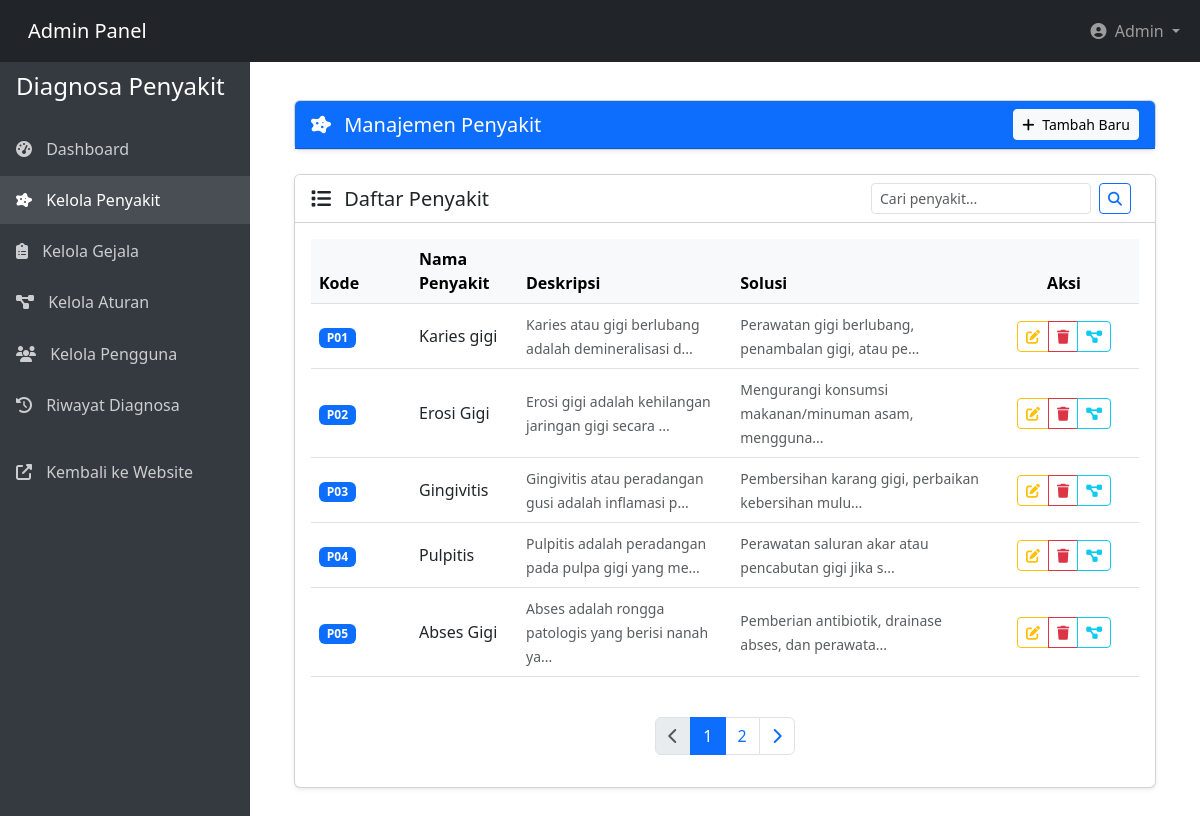
The page /admin/penyakit.php (signed in) on the database its author committed.
### tables this page shows
CREATE TABLE `penyakit` (
  `id` int NOT NULL,
  `kode_penyakit` varchar(10) NOT NULL,
  `nama_penyakit` varchar(100) NOT NULL,
  `deskripsi` text NOT NULL,
  `solusi` text NOT NULL
);

### admin/penyakit.php (the view, shortened to what this page needs)
<?php
require_once(__DIR__ . '/layout/header_layout.php');
$per_page = 5;
$page = isset($_GET['page']) ? (int)$_GET['page'] : 1;
$start = ($page > 1) ? ($page * $per_page) - $per_page : 0;
$total_query = "SELECT COUNT(*) as total FROM penyakit";
$total_result = mysqli_query($conn, $total_query);
$total_data = mysqli_fetch_assoc($total_result);
$total = $total_data['total'];
$pages = ceil($total / $per_page);
$query = "SELECT * FROM penyakit ORDER BY kode_penyakit LIMIT $start, $per_page";
$result = mysqli_query($conn, $query);
?>
<div class="container-fluid py-4">
    <div class="row">
        <div class="col-12">
            <div class="card mb-4 shadow-sm">
                <div class="card-header bg-primary text-white d-flex justify-content-between align-items-center">
                    <h5 class="mb-0">
                        <i class="fas fa-disease me-2"></i> Manajemen Penyakit
                    </h5>
                    <button class="btn btn-light btn-sm" type="button" data-bs-toggle="collapse"
                            data-bs-target="#formTambah" aria-expanded="false" aria-controls="formTambah">
                        <i class="fas fa-plus me-1"></i> Tambah Baru
                    </button>
                </div>
            </div>
        </div>
    </div>
    <div class="row">
        <div class="col-12">
            <div class="card shadow-sm">
                <div class="card-header bg-white">
                    <div class="d-flex justify-content-between align-items-center">
                        <h5 class="mb-0">
                            <i class="fas fa-list me-2"></i> Daftar Penyakit
                        </h5>
                        <div class="d-flex">
                            <form class="d-flex me-2" method="get" action="">
                                <input type="text" name="search" class="form-control form-control-sm"
                                       placeholder="Cari penyakit..." value="<?= isset($_GET['search']) ? htmlspecialchars($_GET['search']) : '' ?>">
                                <button type="submit" class="btn btn-sm btn-outline-primary ms-2">
                                    <i class="fas fa-search"></i>
                                </button>
                            </form>
                        </div>
                    </div>
                </div>
                <div class="card-body">
                    <?php if (mysqli_num_rows($result) > 0): ?>
                    <div class="table-responsive">
                        <table class="table table-hover align-middle">
                            <thead class="table-light">
                                <tr>
                                    <th width="100">Kode</th>
                                    <th>Nama Penyakit</th>
                                    <th>Deskripsi</th>
                                    <th>Solusi</th>
                                    <th width="150" class="text-center">Aksi</th>
                                </tr>
                            </thead>
                            <tbody>
                                <?php while ($row = mysqli_fetch_assoc($result)): ?>
                                <tr>
                                    <td>
                                        <span class="badge bg-primary"><?= htmlspecialchars($row['kode_penyakit']) ?></span>
                                    </td>
                                    <td><?= htmlspecialchars($row['nama_penyakit']) ?></td>
                                    <td>
                                        <small class="text-muted"><?= substr(htmlspecialchars($row['deskripsi']), 0, 50) ?>...</small>
                                    </td>
                                    <td>
                                        <small class="text-muted"><?= substr(htmlspecialchars($row['solusi']), 0, 50) ?>...</small>
                                    </td>
                                    <td class="text-center">
                                        <div class="btn-group btn-group-sm" role="group">
                                            <a href="edit_penyakit.php?id=<?= $row['id'] ?>"
                                               class="btn btn-outline-warning" title="Edit">
                                                <i class="fas fa-edit"></i>
                                            </a>
                                            <a href="?hapus=<?= $row['id'] ?>"
                                               class="btn btn-outline-danger"
                                               onclick="return confirm('Yakin ingin menghapus penyakit ini?')"
                                               title="Hapus">
                                                <i class="fas fa-trash"></i>
                                            </a>
                                            <a href="edit_aturan.php?penyakit_id=<?= $row['id'] ?>"
                                               class="btn btn-outline-info" title="Aturan">
                                                <i class="fas fa-project-diagram"></i>
                                            </a>
                                        </div>
                                    </td>
                                </tr>
                                <?php endwhile; ?>
                            </tbody>
                        </table>
                    </div>
                    <nav aria-label="Page navigation">
                        <ul class="pagination justify-content-center mt-4">
                            <li class="page-item <?= ($page <= 1) ? 'disabled' : '' ?>">
                                <a class="page-link" href="?page=<?= $page-1 ?>">
                                    <i class="fas fa-chevron-left"></i>
                                </a>
                            </li>
                            <?php for($i = 1; $i <= $pages; $i++): ?>
                                <li class="page-item <?= ($page == $i) ? 'active' : '' ?>">
                                    <a class="page-link" href="?page=<?= $i ?>"><?= $i ?></a>
                                </li>
                            <?php endfor; ?>
                            <li class="page-item <?= ($page >= $pages) ? 'disabled' : '' ?>">
                                <a class="page-link" href="?page=<?= $page+1 ?>">
                                    <i class="fas fa-chevron-right"></i>
                                </a>
                            </li>
                        </ul>
                    </nav>
                    <?php endif; ?>
                </div>
            </div>
        </div>
    </div>
</div>
<?php
require_once(__DIR__ . '/layout/footer_layout.php');
?>

### admin/layout/header_layout.php (style rules this page uses)
body { padding-top: 56px; }

### rows shown on the page
penyakit: kode_penyakit "P01", nama_penyakit "Karies gigi", deskripsi "Karies atau gigi berlubang adalah demineralisasi d", solusi "Perawatan gigi berlubang, penambalan gigi, atau pe"
penyakit: kode_penyakit "P02", nama_penyakit "Erosi Gigi", deskripsi "Erosi gigi adalah kehilangan jaringan gigi secara", solusi "Mengurangi konsumsi makanan/minuman asam, mengguna"
penyakit: kode_penyakit "P03", nama_penyakit "Gingivitis", deskripsi "Gingivitis atau peradangan gusi adalah inflamasi p", solusi "Pembersihan karang gigi, perbaikan kebersihan mulu"
penyakit: kode_penyakit "P04", nama_penyakit "Pulpitis", deskripsi "Pulpitis adalah peradangan pada pulpa gigi yang me", solusi "Perawatan saluran akar atau pencabutan gigi jika s"
penyakit: kode_penyakit "P05", nama_penyakit "Abses Gigi", deskripsi "Abses adalah rongga patologis yang berisi nanah ya", solusi "Pemberian antibiotik, drainase abses, dan perawata"
